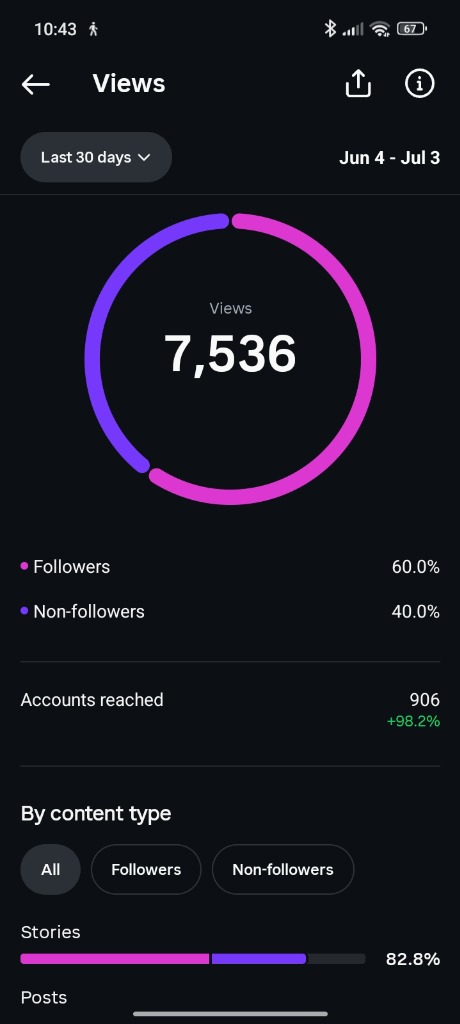
#> input picture PERSONAL-BRANDING/assets/images/media__1783226928317.jpg, 460 x 1024 px, found by its file name
$ python draw_grid_groupphoto.py
#> lines starting #> are read from the running program, lines starting #| are printed output that depends on the picture
from PIL import Image, ImageDraw

img_path = r"C:\Users\lenovo\.gemini\antigravity\brain\34a87eb0-2102-431d-bd12-9eb739dcb453\media__1783226928317.jpg"
img = Image.open(img_path).convert("RGB")
#> img is the input picture: PIL image 460x1024 RGB; mean R, G, B 23.4, 22.1, 32.6
print(f"Size of group photo img: {img.size}")
#| Size of group photo img: (460, 1024)

# Let's save a copy with grid to assets
draw = ImageDraw.Draw(img)
for y in range(0, img.height, 50):
    draw.line([(0, y), (img.width, y)], fill="red", width=1)
    draw.text((10, y + 2), str(y), fill="red")
for x in range(0, img.width, 50):
    draw.line([(x, 0), (x, img.height)], fill="blue", width=1)
    draw.text((x + 2, 10), str(x), fill="blue")

img.save(r"c:\Users\lenovo\Desktop\PERSONAL-BRANDING\assets\images\grid_groupphoto.jpg")
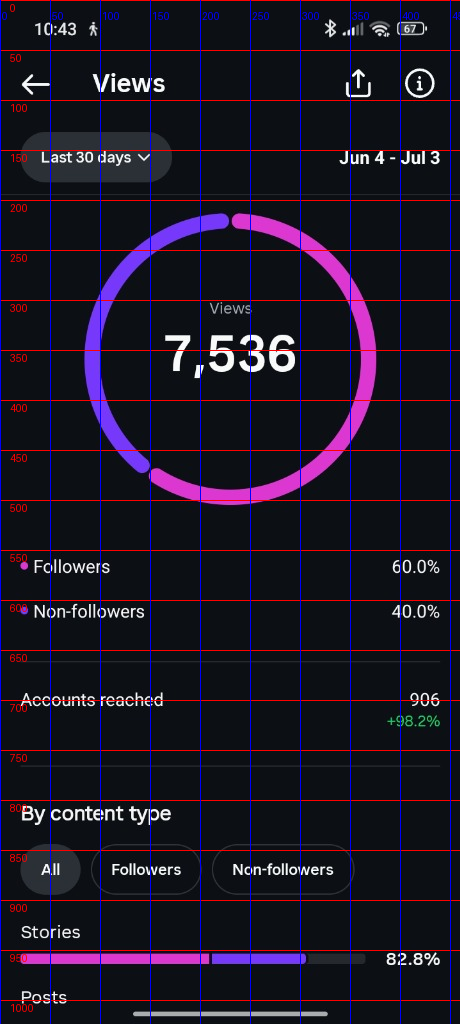
#> saved as grid_groupphoto.jpg: PIL image 460x1024 RGB; mean R, G, B 28, 21.2, 37
print("Grid check for group photo saved!")

$ run again, with PERSONAL-BRANDING/assets/images/media__1783226928305.jpg copied over PERSONAL-BRANDING/assets/images/media__1783226928317.jpg
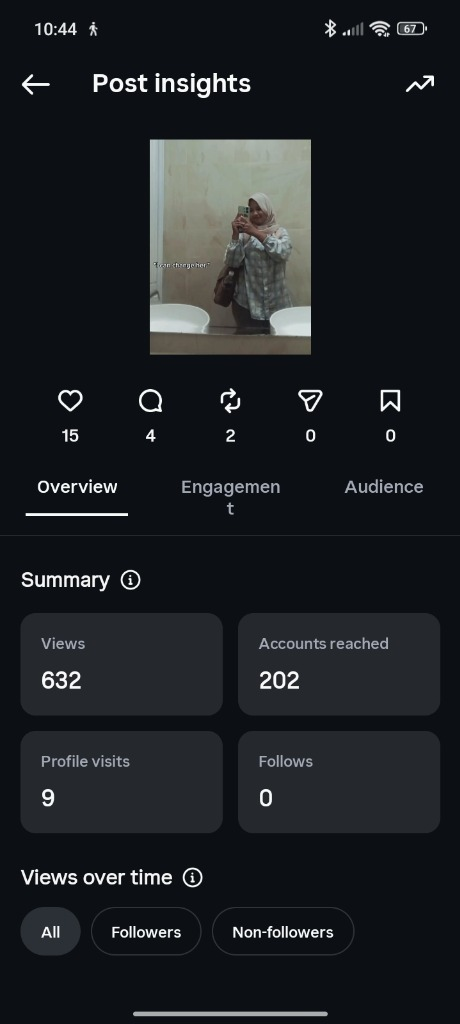
#> input picture PERSONAL-BRANDING/assets/images/media__1783226928305.jpg, 460 x 1024 px, found by its file name
#> img is the input picture: PIL image 460x1024 RGB; mean R, G, B 29.4, 32.4, 36.3
#| Size of group photo img: (460, 1024)
#> `img.save(r"c:\Users\lenovo\Desktop\PERSONAL-BRANDING\assets\images\gri..`:
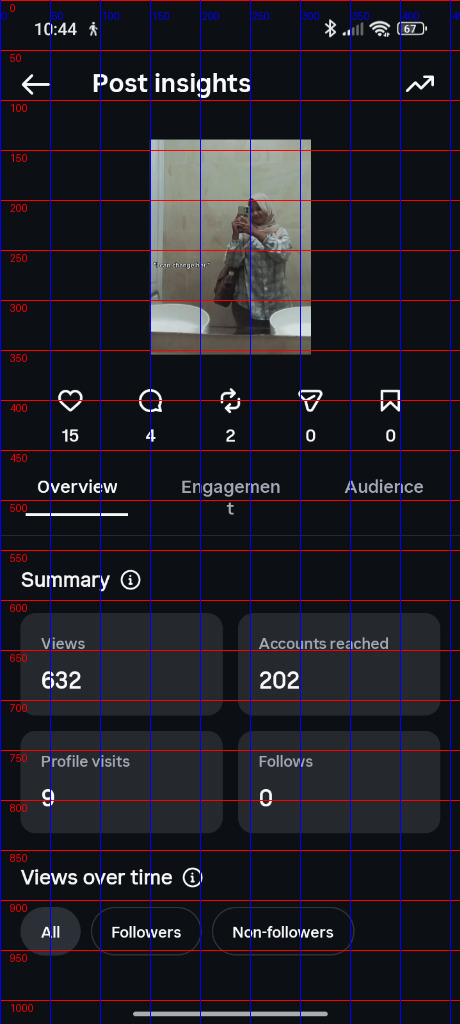
#> saved as grid_groupphoto.jpg: PIL image 460x1024 RGB; mean R, G, B 33.8, 31.1, 40.5

$ run again, with PERSONAL-BRANDING/assets/images/media__1783226928309.jpg copied over PERSONAL-BRANDING/assets/images/media__1783226928317.jpg
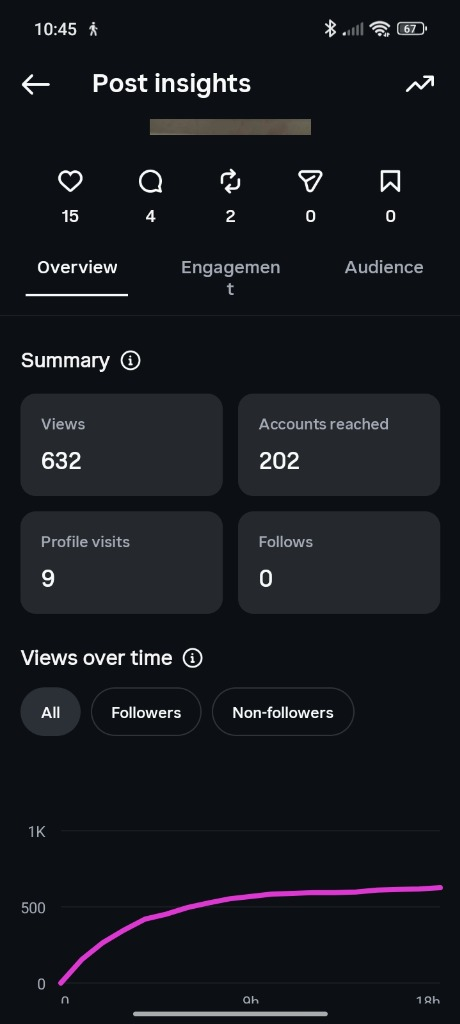
#> input picture PERSONAL-BRANDING/assets/images/media__1783226928309.jpg, 460 x 1024 px, found by its file name
#> img is the input picture: PIL image 460x1024 RGB; mean R, G, B 22.6, 24.8, 30.4
#| Size of group photo img: (460, 1024)
#> `img.save(r"c:\Users\lenovo\Desktop\PERSONAL-BRANDING\assets\images\gri..`:
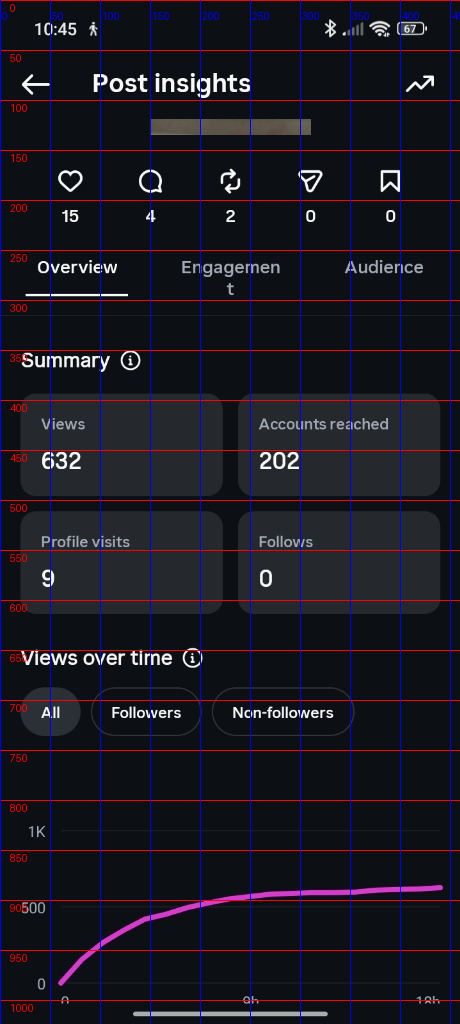
#> saved as grid_groupphoto.jpg: PIL image 460x1024 RGB; mean R, G, B 27.4, 23.9, 34.9
